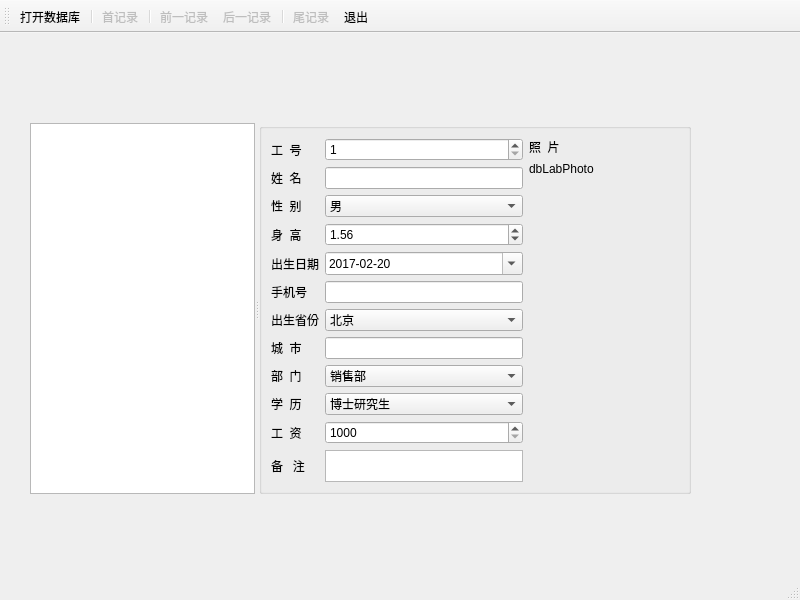
<?xml version="1.0" encoding="UTF-8"?>
<ui version="4.0">
 <class>MainWindow</class>
 <widget class="QMainWindow" name="MainWindow">
  <property name="geometry">
   <rect>
    <x>0</x>
    <y>0</y>
    <width>800</width>
    <height>600</height>
   </rect>
  </property>
  <property name="windowTitle">
   <string>MainWindow</string>
  </property>
  <widget class="QWidget" name="centralwidget">
   <widget class="QSplitter" name="splitter">
    <property name="geometry">
     <rect>
      <x>30</x>
      <y>90</y>
      <width>661</width>
      <height>371</height>
     </rect>
    </property>
    <property name="orientation">
     <enum>Qt::Horizontal</enum>
    </property>
    <widget class="QTableView" name="tableView">
     <property name="alternatingRowColors">
      <bool>true</bool>
     </property>
     <property name="selectionMode">
      <enum>QAbstractItemView::SingleSelection</enum>
     </property>
     <property name="selectionBehavior">
      <enum>QAbstractItemView::SelectRows</enum>
     </property>
    </widget>
    <widget class="QGroupBox" name="groupBox">
     <property name="title">
      <string/>
     </property>
     <layout class="QHBoxLayout" name="horizontalLayout">
      <item>
       <layout class="QGridLayout" name="gridLayout">
        <item row="0" column="0">
         <widget class="QLabel" name="label">
          <property name="text">
           <string>工  号</string>
          </property>
          <property name="buddy">
           <cstring>dbSpinEmpNo</cstring>
          </property>
         </widget>
        </item>
        <item row="0" column="1">
         <widget class="QSpinBox" name="dbSpinEmpNo">
          <property name="minimum">
           <number>1</number>
          </property>
          <property name="maximum">
           <number>10000</number>
          </property>
         </widget>
        </item>
        <item row="1" column="0">
         <widget class="QLabel" name="label_2">
          <property name="text">
           <string>姓  名</string>
          </property>
          <property name="buddy">
           <cstring>dbEditName</cstring>
          </property>
         </widget>
        </item>
        <item row="1" column="1">
         <widget class="QLineEdit" name="dbEditName"/>
        </item>
        <item row="2" column="0">
         <widget class="QLabel" name="label_3">
          <property name="text">
           <string>性  别</string>
          </property>
          <property name="buddy">
           <cstring>dbComboSex</cstring>
          </property>
         </widget>
        </item>
        <item row="2" column="1">
         <widget class="QComboBox" name="dbComboSex">
          <item>
           <property name="text">
            <string>男</string>
           </property>
          </item>
          <item>
           <property name="text">
            <string>女</string>
           </property>
          </item>
         </widget>
        </item>
        <item row="3" column="0">
         <widget class="QLabel" name="label_4">
          <property name="text">
           <string>身  高</string>
          </property>
          <property name="buddy">
           <cstring>dbSpinHeight</cstring>
          </property>
         </widget>
        </item>
        <item row="3" column="1">
         <widget class="QDoubleSpinBox" name="dbSpinHeight">
          <property name="suffix">
           <string/>
          </property>
          <property name="maximum">
           <double>3.000000000000000</double>
          </property>
          <property name="singleStep">
           <double>0.010000000000000</double>
          </property>
          <property name="value">
           <double>1.560000000000000</double>
          </property>
         </widget>
        </item>
        <item row="4" column="0">
         <widget class="QLabel" name="label_5">
          <property name="text">
           <string>出生日期</string>
          </property>
          <property name="buddy">
           <cstring>dbEditBirth</cstring>
          </property>
         </widget>
        </item>
        <item row="4" column="1">
         <widget class="QDateEdit" name="dbEditBirth">
          <property name="displayFormat">
           <string>yyyy-MM-dd</string>
          </property>
          <property name="calendarPopup">
           <bool>true</bool>
          </property>
          <property name="date">
           <date>
            <year>2017</year>
            <month>2</month>
            <day>20</day>
           </date>
          </property>
         </widget>
        </item>
        <item row="5" column="0">
         <widget class="QLabel" name="label_10">
          <property name="text">
           <string>手机号</string>
          </property>
          <property name="buddy">
           <cstring>dbEditMobile</cstring>
          </property>
         </widget>
        </item>
        <item row="5" column="1">
         <widget class="QLineEdit" name="dbEditMobile"/>
        </item>
        <item row="6" column="0">
         <widget class="QLabel" name="label_7">
          <property name="text">
           <string>出生省份</string>
          </property>
          <property name="buddy">
           <cstring>dbComboProvince</cstring>
          </property>
         </widget>
        </item>
        <item row="6" column="1">
         <widget class="QComboBox" name="dbComboProvince">
          <item>
           <property name="text">
            <string>北京</string>
           </property>
          </item>
          <item>
           <property name="text">
            <string>上海</string>
           </property>
          </item>
          <item>
           <property name="text">
            <string>天津</string>
           </property>
          </item>
          <item>
           <property name="text">
            <string>重庆</string>
           </property>
          </item>
          <item>
           <property name="text">
            <string>安徽</string>
           </property>
          </item>
          <item>
           <property name="text">
            <string>河北</string>
           </property>
          </item>
          <item>
           <property name="text">
            <string>河南</string>
           </property>
          </item>
          <item>
           <property name="text">
            <string>湖北</string>
           </property>
          </item>
          <item>
           <property name="text">
            <string>湖南</string>
           </property>
          </item>
          <item>
           <property name="text">
            <string>山西</string>
           </property>
          </item>
          <item>
           <property name="text">
            <string>山东</string>
           </property>
          </item>
          <item>
           <property name="text">
            <string>陕西</string>
           </property>
          </item>
          <item>
           <property name="text">
            <string>江苏</string>
           </property>
          </item>
          <item>
           <property name="text">
            <string>江西</string>
           </property>
          </item>
         </widget>
        </item>
        <item row="7" column="0">
         <widget class="QLabel" name="label_8">
          <property name="text">
           <string>城  市</string>
          </property>
          <property name="buddy">
           <cstring>dbEditCity</cstring>
          </property>
         </widget>
        </item>
        <item row="7" column="1">
         <widget class="QLineEdit" name="dbEditCity"/>
        </item>
        <item row="8" column="0">
         <widget class="QLabel" name="label_6">
          <property name="text">
           <string>部  门</string>
          </property>
          <property name="buddy">
           <cstring>dbComboDep</cstring>
          </property>
         </widget>
        </item>
        <item row="8" column="1">
         <widget class="QComboBox" name="dbComboDep">
          <item>
           <property name="text">
            <string>销售部</string>
           </property>
          </item>
          <item>
           <property name="text">
            <string>技术部</string>
           </property>
          </item>
          <item>
           <property name="text">
            <string>生产部</string>
           </property>
          </item>
          <item>
           <property name="text">
            <string>行政部</string>
           </property>
          </item>
         </widget>
        </item>
        <item row="11" column="1">
         <widget class="QPlainTextEdit" name="dbEditMemo">
          <property name="maximumSize">
           <size>
            <width>16777215</width>
            <height>16777215</height>
           </size>
          </property>
         </widget>
        </item>
        <item row="11" column="0">
         <widget class="QLabel" name="label_9">
          <property name="text">
           <string>备   注</string>
          </property>
          <property name="buddy">
           <cstring>dbEditMemo</cstring>
          </property>
         </widget>
        </item>
        <item row="9" column="0">
         <widget class="QLabel" name="label_11">
          <property name="text">
           <string>学  历</string>
          </property>
          <property name="buddy">
           <cstring>dbComboEdu</cstring>
          </property>
         </widget>
        </item>
        <item row="10" column="1">
         <widget class="QSpinBox" name="dbSpinSalary">
          <property name="prefix">
           <string/>
          </property>
          <property name="minimum">
           <number>1000</number>
          </property>
          <property name="maximum">
           <number>50000</number>
          </property>
          <property name="singleStep">
           <number>100</number>
          </property>
          <property name="value">
           <number>1000</number>
          </property>
         </widget>
        </item>
        <item row="10" column="0">
         <widget class="QLabel" name="label_12">
          <property name="text">
           <string>工  资</string>
          </property>
          <property name="buddy">
           <cstring>dbSpinSalary</cstring>
          </property>
         </widget>
        </item>
        <item row="9" column="1">
         <widget class="QComboBox" name="dbComboEdu">
          <item>
           <property name="text">
            <string>博士研究生</string>
           </property>
          </item>
          <item>
           <property name="text">
            <string>硕士研究生</string>
           </property>
          </item>
          <item>
           <property name="text">
            <string>大学本科</string>
           </property>
          </item>
          <item>
           <property name="text">
            <string>大学专科</string>
           </property>
          </item>
          <item>
           <property name="text">
            <string>高中</string>
           </property>
          </item>
          <item>
           <property name="text">
            <string>初中</string>
           </property>
          </item>
          <item>
           <property name="text">
            <string>小学</string>
           </property>
          </item>
         </widget>
        </item>
       </layout>
      </item>
      <item>
       <layout class="QVBoxLayout" name="verticalLayout">
        <item>
         <widget class="QLabel" name="label_13">
          <property name="text">
           <string>照  片</string>
          </property>
         </widget>
        </item>
        <item>
         <widget class="QLabel" name="dbLabPhoto">
          <property name="minimumSize">
           <size>
            <width>150</width>
            <height>0</height>
           </size>
          </property>
          <property name="maximumSize">
           <size>
            <width>350</width>
            <height>16777215</height>
           </size>
          </property>
          <property name="text">
           <string>dbLabPhoto</string>
          </property>
         </widget>
        </item>
        <item>
         <spacer name="verticalSpacer">
          <property name="orientation">
           <enum>Qt::Vertical</enum>
          </property>
          <property name="sizeHint" stdset="0">
           <size>
            <width>20</width>
            <height>40</height>
           </size>
          </property>
         </spacer>
        </item>
       </layout>
      </item>
     </layout>
    </widget>
   </widget>
  </widget>
  <widget class="QStatusBar" name="statusbar"/>
  <widget class="QToolBar" name="toolBar">
   <property name="windowTitle">
    <string>toolBar</string>
   </property>
   <property name="toolButtonStyle">
    <enum>Qt::ToolButtonTextUnderIcon</enum>
   </property>
   <attribute name="toolBarArea">
    <enum>TopToolBarArea</enum>
   </attribute>
   <attribute name="toolBarBreak">
    <bool>false</bool>
   </attribute>
   <addaction name="actOpenDB"/>
   <addaction name="separator"/>
   <addaction name="actRecFirst"/>
   <addaction name="separator"/>
   <addaction name="actRecPrevious"/>
   <addaction name="actRecNext"/>
   <addaction name="separator"/>
   <addaction name="actRecLast"/>
   <addaction name="actQuit"/>
  </widget>
  <action name="actOpenDB">
   <property name="icon">
    <iconset resource="res.qrc">
     <normaloff>:/images/images/open3.bmp</normaloff>:/images/images/open3.bmp</iconset>
   </property>
   <property name="text">
    <string>打开数据库</string>
   </property>
   <property name="toolTip">
    <string>打开数据库</string>
   </property>
  </action>
  <action name="actQuit">
   <property name="icon">
    <iconset resource="res.qrc">
     <normaloff>:/images/images/exit.bmp</normaloff>:/images/images/exit.bmp</iconset>
   </property>
   <property name="text">
    <string>退出</string>
   </property>
   <property name="toolTip">
    <string>退出</string>
   </property>
  </action>
  <action name="actRecFirst">
   <property name="enabled">
    <bool>false</bool>
   </property>
   <property name="icon">
    <iconset resource="res.qrc">
     <normaloff>:/images/images/616.bmp</normaloff>:/images/images/616.bmp</iconset>
   </property>
   <property name="text">
    <string>首记录</string>
   </property>
   <property name="toolTip">
    <string>移到首记录</string>
   </property>
  </action>
  <action name="actRecPrevious">
   <property name="enabled">
    <bool>false</bool>
   </property>
   <property name="icon">
    <iconset resource="res.qrc">
     <normaloff>:/images/images/310.bmp</normaloff>:/images/images/310.bmp</iconset>
   </property>
   <property name="text">
    <string>前一记录</string>
   </property>
   <property name="toolTip">
    <string>前一记录</string>
   </property>
  </action>
  <action name="actRecNext">
   <property name="enabled">
    <bool>false</bool>
   </property>
   <property name="icon">
    <iconset resource="res.qrc">
     <normaloff>:/images/images/312.bmp</normaloff>:/images/images/312.bmp</iconset>
   </property>
   <property name="text">
    <string>后一记录</string>
   </property>
   <property name="toolTip">
    <string>后一记录</string>
   </property>
  </action>
  <action name="actRecLast">
   <property name="enabled">
    <bool>false</bool>
   </property>
   <property name="icon">
    <iconset resource="res.qrc">
     <normaloff>:/images/images/630.bmp</normaloff>:/images/images/630.bmp</iconset>
   </property>
   <property name="text">
    <string>尾记录</string>
   </property>
   <property name="toolTip">
    <string>尾记录</string>
   </property>
  </action>
 </widget>
 <resources>
  <include location="res.qrc"/>
 </resources>
 <connections>
  <connection>
   <sender>actQuit</sender>
   <signal>triggered()</signal>
   <receiver>MainWindow</receiver>
   <slot>close()</slot>
   <hints>
    <hint type="sourcelabel">
     <x>-1</x>
     <y>-1</y>
    </hint>
    <hint type="destinationlabel">
     <x>399</x>
     <y>299</y>
    </hint>
   </hints>
  </connection>
 </connections>
</ui>
